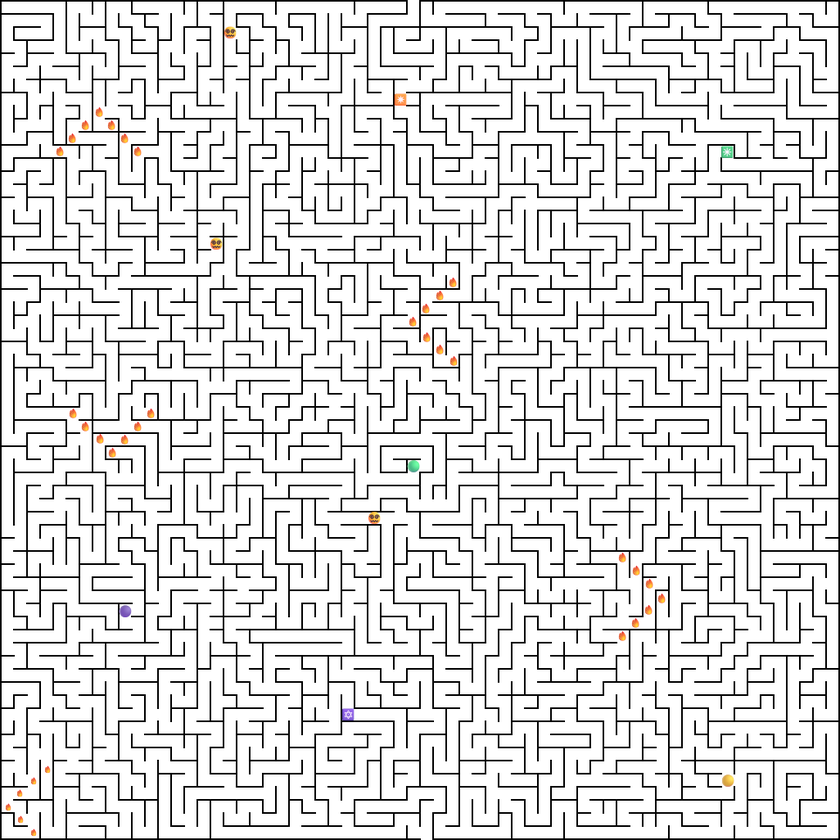
#> input picture Maze CheckIns/Check-In 2/MAZE_1.png, 840 x 840 px, shrunk from 1026 x 1026 before the run
$ python maze_solve_checkin_2.py
#> lines starting #> are read from the running program, lines starting #| are printed output that depends on the picture; after the words box and inside, x2 and y2 are one past the last pixel; in counts of white or black regions, pixels touching at a corner belong together
from PIL import Image, ImageDraw # Added ImageDraw for hazard overlay.
import numpy as np
from collections import deque
from pathlib import Path # for renaming the file
from scipy import ndimage # for connected component analysis
import time # for timing the hazard maze

# Image loaded here. change: Path("<file path>") to the maze image file.
input_path = Path("./MAZE_1.png")
img = Image.open(input_path).convert("RGB")
#> img is the input picture: PIL image 840x840 RGB; mean R, G, B 221.4, 221.1, 220.9
pixels = np.array(img)

height, width, _ = pixels.shape #gets the image dimensions
print("Image size:", width, "x", height)
#| Image size: 840 x 840

# Constant values for hte grid so it can easily identify walls and free paths.
WALL = 1
FREE = 0

START_COLOR = (255, 200, 0) # Colors for the start and goal for the maze.
GOAL_COLOR  = (0, 255, 0)

# Creates a grid to represent the maze given.
grid = np.zeros((height, width), dtype=int)
start = None
goal = None

# Helps us determine the wall of the maze by checking the colors
# of the image from 0 to 255. A Threshold of 128 is used to determine
# what is a wall and what is a path to travel in. Like Curves/Levels in Photoshop
THRESHOLD = 128

# Scans the image for the goal and start positions.
for x in range(width):
    if pixels[0, x][0] > THRESHOLD:
        start =(x, 0)
    if pixels[height-1, x][0] > THRESHOLD:
        goal = (x, height-1)

for y in range(height):
    for x in range(width):
        # If the Red channel is > 128, consider it a FREE path.
        if pixels[y, x][0] > THRESHOLD:
            grid[y, x] = FREE
        else:
            grid[y, x] = WALL
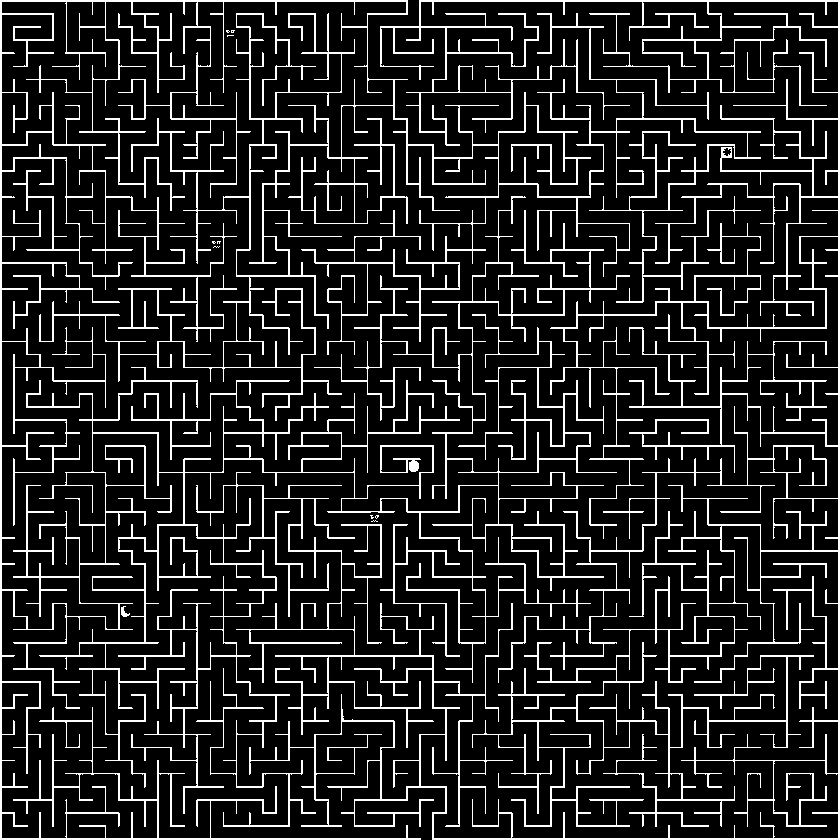
#> grid: shape (840, 840) int64; values 0 (black) and 1 (white), 13.3% white in thin lines or dots

print(pixels[y, x])
#| [0 0 0]
print("Start:", start)
#| Start: (418, 0)
print("Goal:", goal)
#| Goal: (431, 839)

if start is None or goal is None:
    raise ValueError("Start or Goal not found — check color values")

# BFS (Breadth First Search), used to search the whole grid for the
# fastest and best solution.
# This will also be the Movement Controller
def bfs(grid, start, goal):
#> called with start = (418, 0), goal = (431, 839)
    queue = deque([start])
    came_from = {start: None}
    directions = [(0,1), (1,0), (0,-1), (-1,0)]
    while queue:
        x, y = queue.popleft()

        if (x, y) == goal:
            # For extra speed according ft. Gemini. Removed the "break" before "for dx, dy in directions:"
            # Reconstructs the path from the goal back to the start using the came_from dictionary.
            path = []
            current = goal
            while current is not None:
                path.append(current)
                current = came_from[current]
            path.reverse()
            return path

        for dx, dy in directions:
            nx, ny = x + dx, y + dy
            if 0 <= nx < width and 0 <= ny < height:
                if grid[ny, nx] == FREE and (nx, ny) not in came_from:
                    queue.append((nx, ny))
                    came_from[(nx, ny)] = (x, y)

    return []  # Returns an empty path if no solution is found.
    # And after testing the output speed, it is faster woah.

    # Used Claude to help fix the while loop since it stopped working. Had to switch the if and for loops.

    # Recontructing the path after applying BFS
    path = []
    current = goal
    while current is not None:
        path.append(current)
        current = came_from[current]
    path.reverse()
    return path

# Drawing the line for the path
path = bfs(grid, start, goal)
print("Path found:", len(path))
#| Path found: 4459

solution_pixels = pixels.copy()
thickness = 2 # This will create a (2*2 + 1) = 5 pixel wide line (GPT help)

for (x, y) in path:
    for ty in range(-thickness, thickness + 1):
        for tx in range(-thickness, thickness + 1):
            nx, ny = x + tx, y + ty
            # Ensures we stay within the image's boundaries
            if 0 <= nx < width and 0 <= ny < height:
                solution_pixels[ny, nx] = [255, 0, 200] # Color for path
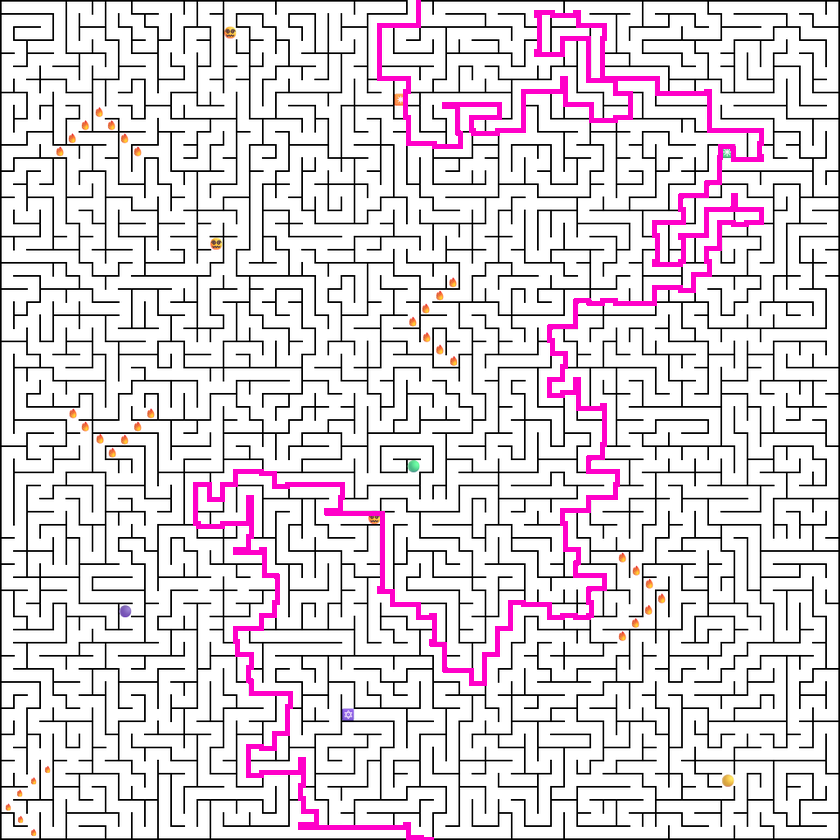
#> solution_pixels: shape (840, 840, 3); 3.1% of pixels changed, all inside (x1, y1, x2, y2) = (193, 0, 764, 840)

# Saving and outputting the Solution Image/Maze.
output_solved = input_path.with_name(input_path.stem + "_solved" + input_path.suffix)
solved_img = Image.fromarray(solution_pixels)
solved_img.save(output_solved)

print(f"Solved maze saved as {output_solved}")

# Adding the Hazard System

def find_hazard_centers(pixels, height, width, color_test_fn, min_cluster_size=20):
    # Scans image to match the pixels with the hazard color of the emojis/icons
#> called with height = 840, width = 840, min_cluster_size = 20
    mask = np.zeros((height, width), dtype=bool)
    for y in range(height):
        for x in range(width):
            r, g, b = pixels[y, x]
            if color_test_fn(r, g, b):
                mask[y, x] = True
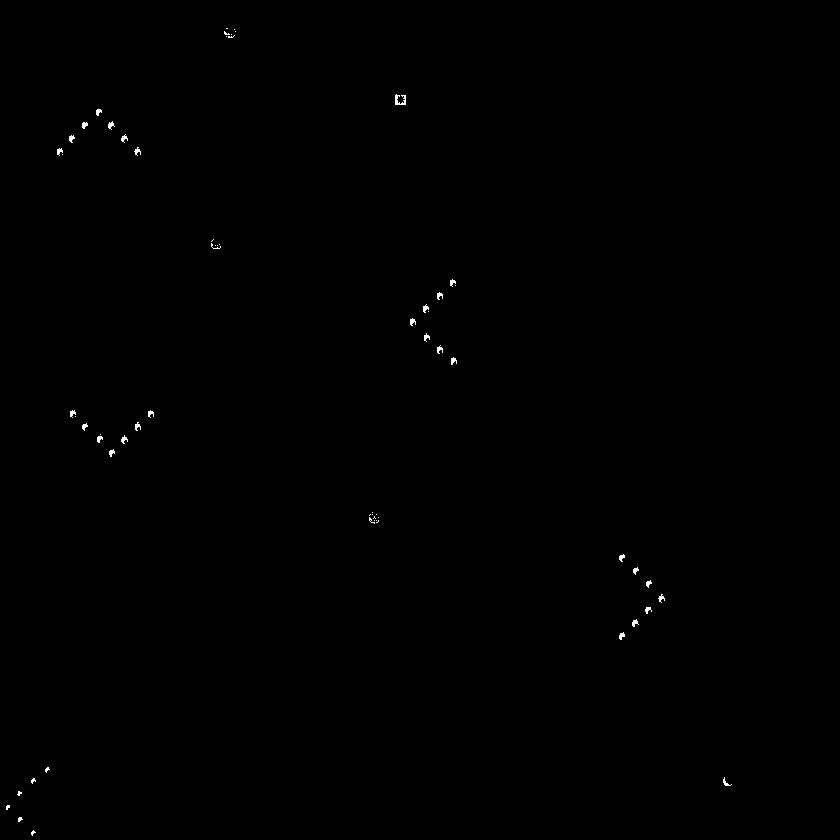
#> mask: shape (840, 840) bool; 0.16% white in thin lines or dots, all inside (x1, y1, x2, y2) = (6, 28, 732, 836)

    labeled, num_features = ndimage.label(mask)
#> labeled: shape (840, 840) int32; 93 distinct labels, from 0 to 92
#> num_features = 92
    centers = []
    for i in range(1, num_features + 1):
        component = np.argwhere(labeled == i)
        if len(component) >= min_cluster_size:
            cy, cx = component.mean(axis=0).astype(int)
            centers.append((cx, cy))
#> this loop made 92 passes
#> (cy, cx) on passes 10, 11, 12, 13, 17, 18, 20, 21: (99, 399), (111, 98), (124, 110), (124, 84), (138, 71), (138, 123), (150, 137), (150, 59)
#> after the loop, centers = 30 pairs, first value 59 to 725, second value 99 to 782
    return centers

# Death Pits 🔥
DEATH_PIT_CELLS = find_hazard_centers(
    pixels, height, width,
    lambda r, g, b: r > 180 and 80 < g < 170 and b < 100
)
#> DEATH_PIT_CELLS has the same summary as centers in find_hazard_centers

# Confusion Traps 😵‍💫
# Since this is a more complex emoji due to the face details,
# the coordinates will be hardcoded instead of using color detection.
CONFUSION_TRAP_CELLS = [
    (280, 39),
    (263, 297),
    (456, 632),
    (488, 121),
]


# Teleport Traps Section

# Green Teleport 🟢->✳️
GREEN_SOURCES = find_hazard_centers(
    pixels, height, width,
    lambda r, g, b: g > 180 and r < 150 and b < 180,
    min_cluster_size=30
)
#> call 2 of find_hazard_centers, with height = 840, width = 840, min_cluster_size = 30
#> after the loop in find_hazard_centers (call 2), `for y in range(height):`:
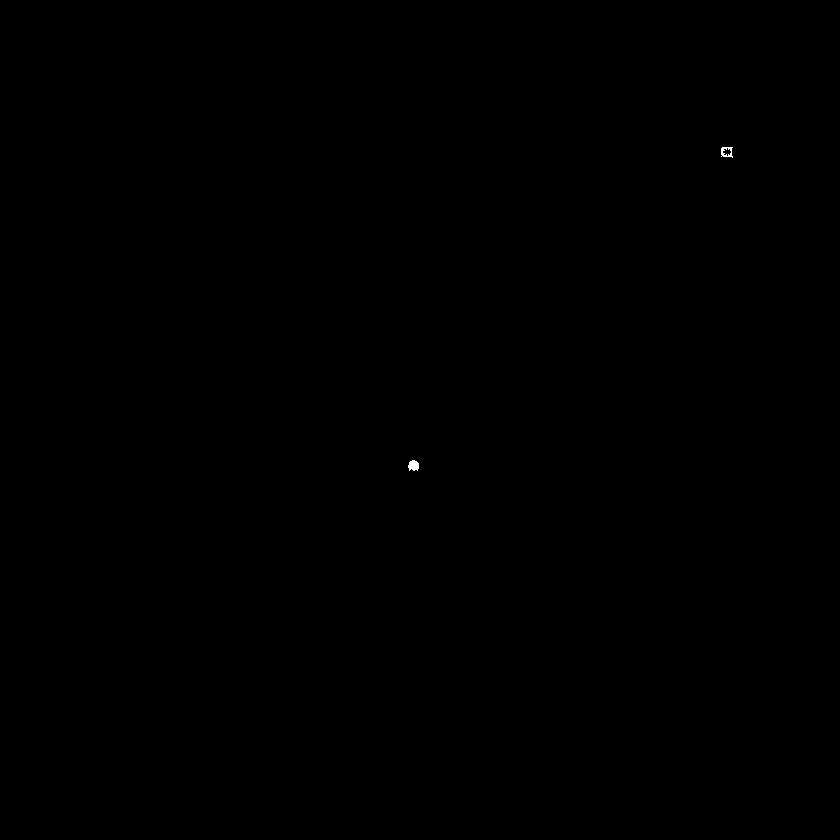
#> mask: shape (840, 840) bool; 0.02% white; 2 white regions, box (x1, y1, x2, y2) and area: (408, 460, 419, 471) 94, (721, 147, 733, 158) 74
#> in find_hazard_centers (call 2), `labeled, num_features = ndimage.label(mask)`: num_features = 3
#> the loop in find_hazard_centers (call 2), `for i in range(1, num_features + 1):` made 3 passes
#> (cy, cx) on passes 1, 3: (151, 726), (465, 413)
#> after the loop in find_hazard_centers (call 2), `for i in range(1, num_features + 1):`: centers = [(726, 151), (413, 465)]
#> GREEN_SOURCES = [(726, 151), (413, 465)]

GREEN_SOURCES.sort() # Sorts by x coordinate

# Purple Teleport 🟣->🔯
PURPLE_SOURCES = find_hazard_centers(
    pixels, height, width,
    lambda r, g, b: r > 150 and r > 100 and r < 200 and g < 150,
    min_cluster_size=30
)
#> PURPLE_SOURCES = []

PURPLE_SOURCES.sort() # Sorts by x coordinate

# Yellow Teleport 🟡->✴️
YELLOW_SOURCES = find_hazard_centers(
    pixels, height, width,
    lambda r, g, b: r > 180 and g > 150 and b < 120,
    min_cluster_size=30
)
#> call 4 of find_hazard_centers, with height = 840, width = 840, min_cluster_size = 30
#> after the loop in find_hazard_centers (call 4), `for y in range(height):`:
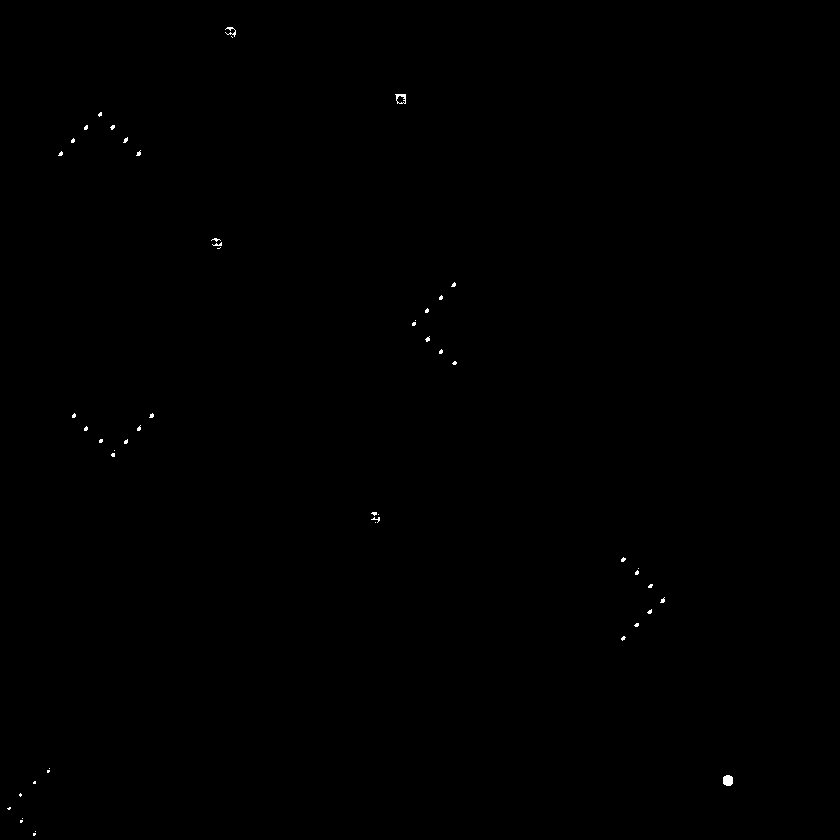
#> mask: shape (840, 840) bool; 0.11% white; 51 white regions (46 under 20 px), largest, box (x1, y1, x2, y2) and area: (723, 775, 733, 786) 95, (395, 94, 406, 104) 58, (225, 27, 236, 37) 41, (212, 242, 222, 246) 20, (371, 517, 380, 523) 20
#> in find_hazard_centers (call 4), `labeled, num_features = ndimage.label(mask)`: num_features = 71
#> the loop in find_hazard_centers (call 4), `for i in range(1, num_features + 1):` made 71 passes
#> (cy, cx) on passes 11, 64: (96, 400), (780, 727)
#> after the loop in find_hazard_centers (call 4), `for i in range(1, num_features + 1):`: centers = [(400, 96), (727, 780)]
#> YELLOW_SOURCES = [(400, 96), (727, 780)]
YELLOW_SOURCES.sort() # Sorts by x coordinate

# Builds teleport pairs
TELEPORT_PAIRS = {}
if len(GREEN_SOURCES) >= 2: TELEPORT_PAIRS[GREEN_SOURCES[0]] = GREEN_SOURCES[1]
if len(PURPLE_SOURCES) >= 2: TELEPORT_PAIRS[PURPLE_SOURCES[0]] = PURPLE_SOURCES[1]
if len(YELLOW_SOURCES) >= 2: TELEPORT_PAIRS[YELLOW_SOURCES[0]] = YELLOW_SOURCES[1]

# For a cleaner output
def clear_coordinates(coordinate_list):
    return [(int(x), int(y)) for (x, y) in coordinate_list]

# Prints the detected hazards for debugging purposes.
print("\nHazard Detection Summary:")
print("-"*25)
print("**Note: Coordinates are (x,y)!")
print(f"Death pits: 🔥:{len(DEATH_PIT_CELLS)} found -> {clear_coordinates(DEATH_PIT_CELLS)}")
#> (printed output is left out)
print(f"Confusion traps: 😵:{len(CONFUSION_TRAP_CELLS)}")
print(f"Green teleport sources: 🟢:{len(GREEN_SOURCES)}")
#| Green teleport sources: 🟢:2
print(f"Purple teleport sources: 🟣:{len(PURPLE_SOURCES)}")
#| Purple teleport sources: 🟣:0
print(f"Yellow teleport sources: 🟡:{len(YELLOW_SOURCES)}")
#| Yellow teleport sources: 🟡:2
print(f"Teleport pairs: {len(TELEPORT_PAIRS)} -> {clear_coordinates(TELEPORT_PAIRS)}")
#| Teleport pairs: 2 -> [(413, 465), (400, 96)]

# Defines the path through BFS again
def near_cell(pos, cell_list, tolerance=8):
    px, py = pos
    for cx, cy in cell_list:
        if abs(px - cx) <= tolerance and abs(py - cy) <= tolerance:
            return True
    return False

def nearest_teleport_dest(pos, pairs, tolerance=8):
    px, py = pos
    for (sx, sy), (dx, dy) in pairs.items():
        if abs(px - sx) <= tolerance and abs(py - sy) <= tolerance:
            return (dx, dy)
    return None

# Agent States
agent_pos = start
death_count = 0
wall_hits = 0
confusion_log = 0
teleport_log = 0
confused_turns = 0
action_log = []

fire_rotations = {cell: 0 for cell in DEATH_PIT_CELLS}
#> fire_rotations = 30 items
rotation_labels = ["North", "East", "South", "West"]

print("\n" + "-"*50)
print("Hazard Maze")
print("-"*50)

start_time = time.time() # Starts the timer

for step_num, step in enumerate(path):
    for cell in DEATH_PIT_CELLS:
        fire_rotations[cell] = (fire_rotations[cell] + 1) % 4

    agent_pos = step

    if confused_turns > 0:
        confused_turns -= 1
        action_log.append(f"Step {step_num:>3}: Confused (inputs reversed)"
            f"Turns remaining: {confused_turns}"
        )

    if near_cell(agent_pos, DEATH_PIT_CELLS):
        death_count += 1
        rot_idx = 0
        for cell in DEATH_PIT_CELLS:
            if near_cell(agent_pos, [cell]):
                rot_idx = fire_rotations[cell]
                break
        msg = (f"Step {step_num:>3}: Fell into a Death Pit 🔥! Total deaths: {death_count}"
            f"Respawning at {start}")
        action_log.append(msg)
        agent_pos = start
        print(msg)
        continue

    dest = nearest_teleport_dest(agent_pos, TELEPORT_PAIRS)
    if dest is not None:
        teleport_log += 1
        msg = (f"Step {step_num:>3}: Teleported from {agent_pos} to {dest}!"
            f" Total teleports: {teleport_log}")
        action_log.append(msg)
        agent_pos = dest
        print(msg)
        chained = nearest_teleport_dest(agent_pos, TELEPORT_PAIRS)
        if chained is not None:
            teleport_log += 1
            msg = (f"Step {step_num:>3}: Chained teleport from {agent_pos} to {chained}!"
                f" Total teleports: {teleport_log}")
            action_log.append(msg)
            agent_pos = chained
            print(msg)
        continue

    if near_cell(agent_pos, CONFUSION_TRAP_CELLS):
        confusion_log += 1
        confused_turns = 2
        msg = (f"Step {step_num:>3}: Hit a Confusion Trap 😵! Total hits: {confusion_log}"
            f" Next 5 steps will be reversed.")
        action_log.append(msg)
        print(msg)
        continue

    if step_num % 50 == 0:
        action_log.append(f"Step {step_num:>3}: Agent at {agent_pos} (No Hazards)")
#> this loop made 4459 passes
#| Step 156: Teleported from (408, 88) to (727, 780)! Total teleports: 1
#| Step 157: Teleported from (408, 89) to (727, 780)! Total teleports: 2
#| Step 158: Teleported from (408, 90) to (727, 780)! Total teleports: 3
#| Step 159: Teleported from (408, 91) to (727, 780)! Total teleports: 4
#> (further printed lines are left out)

end_time = time.time() # Stops the timer
elapsed = round(end_time - start_time, 4)

print("\n" + "-"*50)
print( "Maze Complete! Hazard maze Summary:")
print("\n")
print(f"Total Steps Taken (Iterations): {len(path)}")
#| Total Steps Taken (Iterations): 4459
print(f"Total Deaths: {death_count}")
#| Total Deaths: 19
print(f"Total Teleports: {teleport_log}")
#| Total Teleports: 4
print(f"Total Confusion Hits: {confusion_log}")
#| Total Confusion Hits: 17
print(f"Total Wall Hits: {wall_hits}")
print(f"Agent's Final Pos: {agent_pos}")
#| Agent's Final Pos: (431, 839)
print(f"Time Elapsed: {elapsed} seconds")
print("\n")

# Hazard Overlay image
hazard_img = Image.fromarray(solution_pixels).copy()
draw = ImageDraw.Draw(hazard_img)

for cx, cy in DEATH_PIT_CELLS:
    r = fire_rotations.get((cx, cy), 0)
    draw.ellipse([cx-6, cy-6, cx+6, cy+6],
    fill = (255,50,0),
    outline = (200,0,0),
    width =2)
    arrows = [(0, -4), (4,0), (0,4), (-4,0)]
    ax, ay = arrows[r]
    draw.line([cx, cy, cx+ax, cy+ay], fill=(255,255,0), width=2)
#> this loop made 30 passes
#> (cx, cy) on passes 1 to 8: (399, 99), (98, 111), (110, 124), (84, 124), (71, 138), (123, 138), (137, 150), (59, 150)

for cx, cy in CONFUSION_TRAP_CELLS:
    draw.rectangle([cx-6, cy-6, cx+6, cy+6],
    fill=(180,0,255),
    outline=(100,0,180),
    width=2)

pad_colors = [(0,200,0),(160,0,255),(230,200,0)]
for i, (src, dst) in enumerate(TELEPORT_PAIRS.items()):
    sx, sy = src
    dx, dy = dst
    c = pad_colors[i % len(pad_colors)]
    draw.ellipse([sx-5, sy-5, sx+5, sy+5], fill=c, outline=(255,255,255), width=1)
    draw.ellipse([dx-5, dy-5, dx+5, dy+5], fill=c, outline=(255,255,255), width=1)
    draw.line([sx, sy, dx, dy], fill=c, width=1)
#> this loop made 2 passes
#> (src, dst) on passes 1 to 2: ((413, 465), (726, 151)), ((400, 96), (727, 780))

output_hazard = input_path.with_name(input_path.stem + "_hazards" + input_path.suffix)
hazard_img.save(output_hazard)
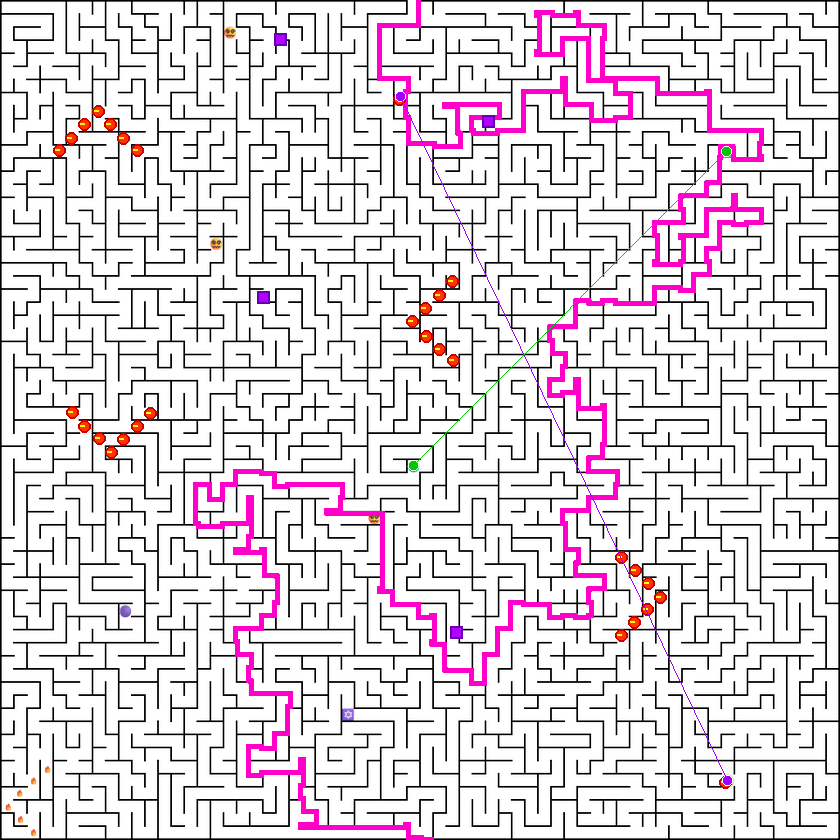
#> saved as MAZE_1_hazards.png: PIL image 840x840 RGB; mean R, G, B 222.9, 213.9, 220.2
print(f"Solved Hazard Maze saved as {output_hazard}")

# Log of Events
"""log_path = input_path.with_name(input_path.stem + "_hazard_log.txt")
with open(log_path, "w") as f:
    f.write("Hazard Maze Report:" + "\n")
    for line in action_log:
        f.write(line + "\n")
    f.write("\nSummary:" + "\n")
    f.write(f"DEATHS: {death_count}")
    f.write(f"TELEPORTS: {teleport_log}")
    f.write(f"CONFUSION HITS: {confusion_log}")
    f.write(f"WALL HITS: {wall_hits}\n")
    f.write(f"TIME ELAPSED: {elapsed}\n")

print(f"\n" + "Hazard event log saved as {log_path}")"""""
